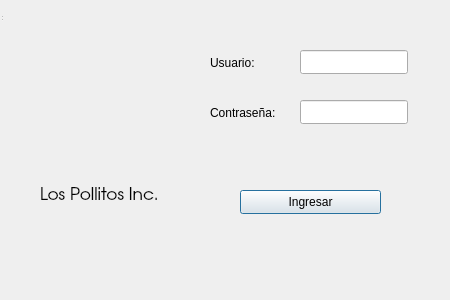
<?xml version="1.0" encoding="UTF-8"?>
<ui version="4.0">
 <class>login</class>
 <widget class="QDialog" name="login">
  <property name="geometry">
   <rect>
    <x>0</x>
    <y>0</y>
    <width>450</width>
    <height>300</height>
   </rect>
  </property>
  <property name="windowTitle">
   <string>&quot;Login&quot;</string>
  </property>
  <widget class="QStatusBar" name="statusbar">
   <property name="geometry">
    <rect>
     <x>0</x>
     <y>0</y>
     <width>3</width>
     <height>22</height>
    </rect>
   </property>
  </widget>
  <widget class="QLabel" name="user_label">
   <property name="geometry">
    <rect>
     <x>210</x>
     <y>50</y>
     <width>157</width>
     <height>25</height>
    </rect>
   </property>
   <property name="text">
    <string>Usuario:</string>
   </property>
  </widget>
  <widget class="QLineEdit" name="user_input">
   <property name="geometry">
    <rect>
     <x>300</x>
     <y>50</y>
     <width>108</width>
     <height>24</height>
    </rect>
   </property>
  </widget>
  <widget class="QLabel" name="password_label">
   <property name="geometry">
    <rect>
     <x>210</x>
     <y>100</y>
     <width>91</width>
     <height>25</height>
    </rect>
   </property>
   <property name="text">
    <string>Contraseña:</string>
   </property>
  </widget>
  <widget class="QPushButton" name="login_button">
   <property name="geometry">
    <rect>
     <x>240</x>
     <y>190</y>
     <width>141</width>
     <height>24</height>
    </rect>
   </property>
   <property name="text">
    <string>Ingresar</string>
   </property>
  </widget>
  <widget class="QLineEdit" name="password_input">
   <property name="geometry">
    <rect>
     <x>300</x>
     <y>100</y>
     <width>108</width>
     <height>24</height>
    </rect>
   </property>
  </widget>
  <widget class="QLabel" name="label">
   <property name="geometry">
    <rect>
     <x>40</x>
     <y>180</y>
     <width>131</width>
     <height>31</height>
    </rect>
   </property>
   <property name="font">
    <font>
     <family>URW Gothic</family>
     <pointsize>13</pointsize>
     <italic>false</italic>
     <bold>false</bold>
    </font>
   </property>
   <property name="text">
    <string>Los Pollitos Inc.</string>
   </property>
  </widget>
  <widget class="QLabel" name="pic_label">
   <property name="geometry">
    <rect>
     <x>30</x>
     <y>50</y>
     <width>151</width>
     <height>121</height>
    </rect>
   </property>
   <property name="text">
    <string/>
   </property>
  </widget>
 </widget>
 <tabstops>
  <tabstop>login_button</tabstop>
  <tabstop>user_input</tabstop>
  <tabstop>password_input</tabstop>
 </tabstops>
 <resources/>
 <connections/>
</ui>
